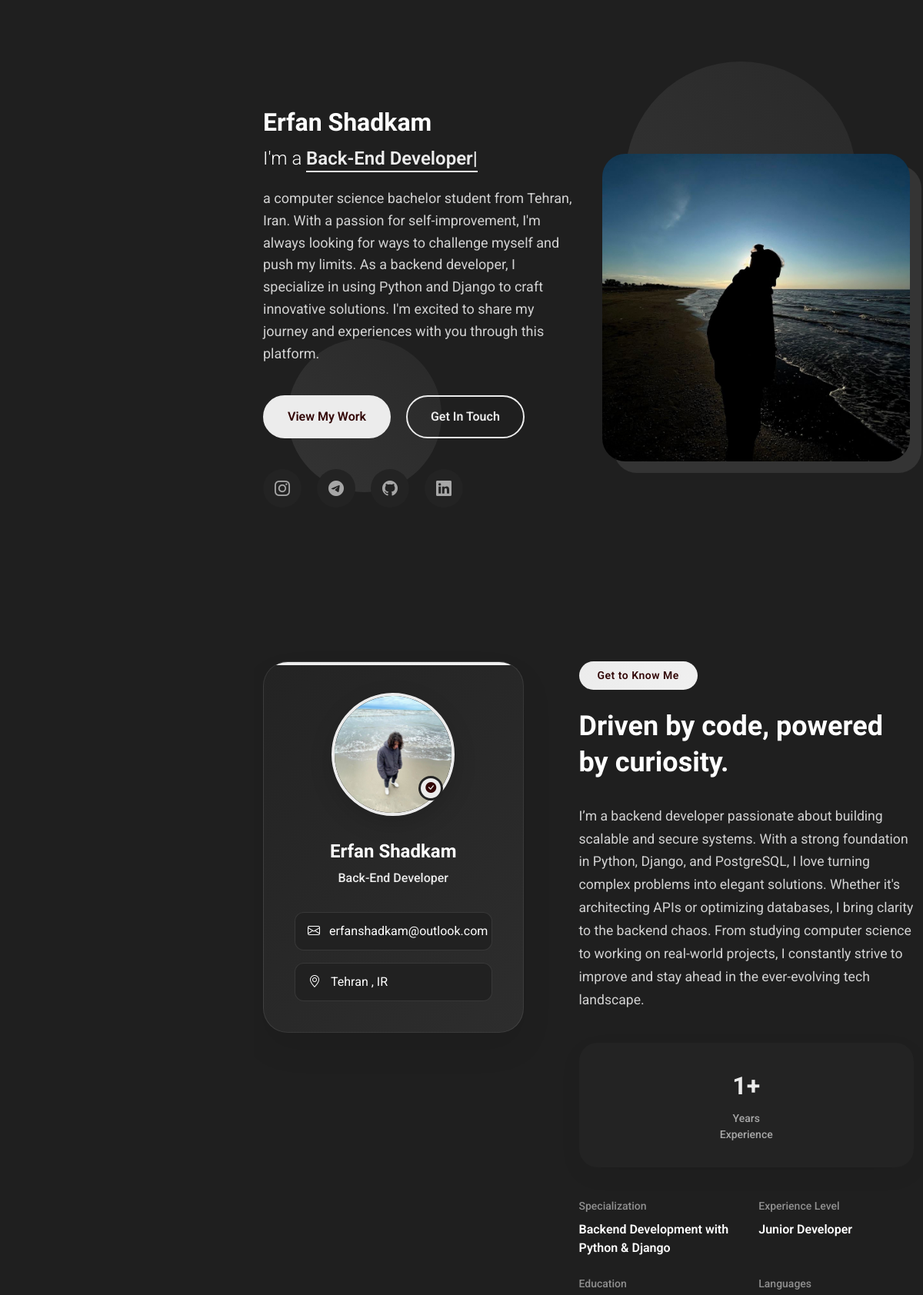
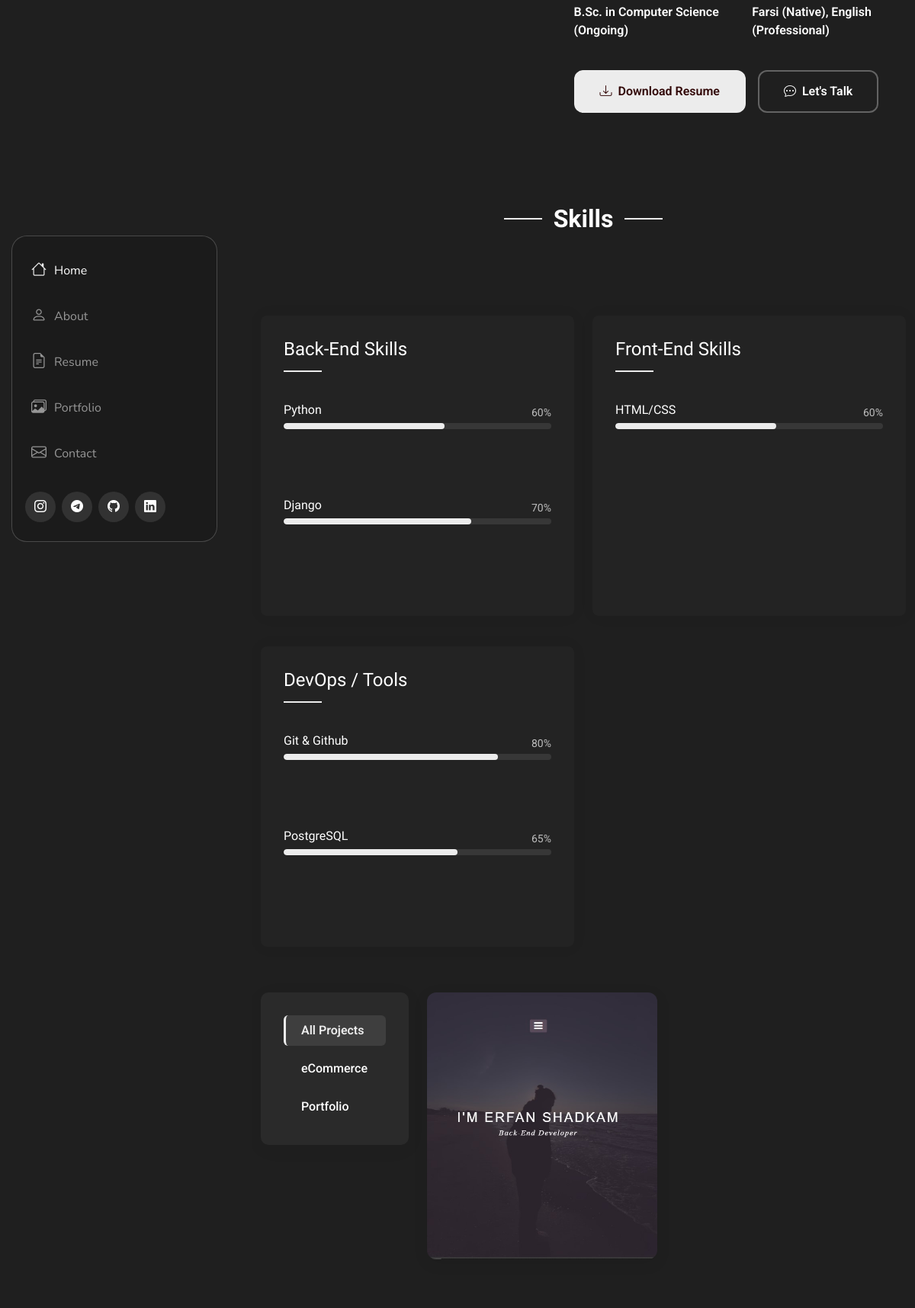
The page / (upper part) on the database its author committed (2 pictures, top to bottom).
### home/models.py (models this page shows, shortened)
class Profile(models.Model):
    favicon = models.ImageField(upload_to='favicons', blank=True)
    EXPERIENCE_LEVEL_CHOICES = [
        ('intern', 'Intern'),
        ('junior', 'Junior Developer'),
        ('mid', 'Mid-Level Developer'),
        ('senior', 'Senior Developer'),
        ('lead', 'Tech Lead'),
    ]
    name = models.CharField(max_length=100)
    description = models.TextField(blank=True)
    jobs = models.ManyToManyField(Job, blank=True)
    profile_pic = models.ImageField(upload_to='profile_pics', blank=True)
    email = models.EmailField(blank=True)
    instagram_link = models.URLField(blank=True)
    telegram_link = models.URLField(blank=True)
    linkedin_link = models.URLField(blank=True)
    github_link = models.URLField(blank=True)
    about_profile_pic = models.ImageField(upload_to='profile_pics', blank=True)
    about_title = models.CharField(max_length=100, blank=True)
    about_text = models.TextField(blank=True)
    location = models.CharField(max_length=100, blank=True)
    experience_level = models.CharField(
        max_length=10,
        choices=EXPERIENCE_LEVEL_CHOICES,
        default='junior',
        verbose_name='Experience Level'
    )
    about_Specialization = models.CharField(max_length=100, blank=True)
    about_Education = models.CharField(max_length=100, blank=True)
    about_Languages = models.CharField(max_length=100, blank=True)
    resume_link = models.URLField(blank=True)
    resume_professional_summary = models.TextField(blank=True)

class Job(models.Model):
    title = models.CharField(max_length=100)

class SkillBox(models.Model):
    title = models.CharField(max_length=200)

class Skill(models.Model):
    skill_box = models.ForeignKey(SkillBox, on_delete=models.CASCADE, related_name='skills')
    name = models.CharField(max_length=100)
    percent = models.PositiveIntegerField()
    description = models.TextField(blank=True)

class PortfolioCategory(models.Model):
    name = models.CharField(max_length=100)

class Portfolio(models.Model):
    profile = models.ForeignKey(Profile, on_delete=models.CASCADE, related_name='portfolios')
    title = models.CharField(max_length=255)
    description = models.TextField()
    created = models.DateField(auto_now_add=True)
    updated = models.DateTimeField(auto_now=True)
    github_link = models.URLField(blank=True)
    preview_link = models.URLField(null=True, blank=True)
    image = models.ImageField(null=True, blank=True, upload_to="resume_assets/img")
    def __str__(self):
        return f"{self.title}"
    class PortfolioCategory(models.Model):
        name = models.CharField(max_length=100)
        description = models.TextField(blank=True, null=True)

### home/views.py (the view)
# urls.py: 2. Add a URL to urlpatterns:  path('', views.home, name='home')
def home(request):
    profile = Profile.objects.prefetch_related('jobs').first()
    skillboxes = SkillBox.objects.prefetch_related('skills').all()
    experiences = Experience.objects.filter(profile=profile)
    educations = profile.Educations.all()
    certifications = profile.Certifications.all()
    portfolio_cat = PortfolioCategory.objects.prefetch_related('portfolios').all()
    portfolios = Portfolio.objects.select_related('category').all()
    return render(request, 'home/index.html', {
        'profile': profile,
        'skillboxes': skillboxes,
        'experiences': experiences,
        'educations': educations,
        'certifications': certifications,
        'portfolio_cat': portfolio_cat,
        'portfolios': portfolios,
    })

### templates/home/index.html (shortened to what this page needs)
{% load static %}
<!DOCTYPE html>
<html lang="en">
<head>
    {% include 'home/include/header.html' %}
</head>
<body class="index-page">
<header id="header" class="header dark-background d-flex flex-column justify-content-center">
    <div class="header-container d-flex flex-column align-items-start">
        <nav id="navmenu" class="navmenu">
            <ul>
                <li><a href="#hero" class="active"><i class="bi bi-house navicon"></i>Home</a></li>
                <li><a href="#about"><i class="bi bi-person navicon"></i> About</a></li>
                <li><a href="#resume"><i class="bi bi-file-earmark-text navicon"></i> Resume</a></li>
                <li><a href="#portfolio"><i class="bi bi-images navicon"></i> Portfolio</a></li>
                <li><a href="#contact"><i class="bi bi-envelope navicon"></i> Contact</a></li>
            </ul>
        </nav>
        <div class="social-links text-center">
            <a href="{{profile.instagram_link}}"><i class="bi bi-instagram"></i></a>
            <a href="{{profile.telegram_link}}"><i class="bi bi-telegram"></i></a>
            <a href="{{profile.github_link}}"><i class="bi bi-github"></i></a>
            <a href="{{profile.linkedin_link}}"><i class="bi bi-linkedin"></i></a>
        </div>
    </div>
</header>
<main class="main">
    <section id="hero" class="hero section">
        <div class="background-elements">
        </div>
        <div class="hero-content">
            <div class="container">
                <div class="row align-items-center">
                    <div class="col-lg-6" data-aos="fade-right" data-aos-delay="100">
                        <div class="hero-text">
                            <h2>{{ profile.name }}</h2>
                            <p class="lead">
                                I'm a <span class="typed"
                                            data-typed-items="{% for job in profile.jobs.all %}{{ job.title }}{% if not forloop.last %}, {% endif %}{% endfor %}"></span>
                            </p>
                            <p class="description">{{ profile.description }}</p>
                            <div class="hero-actions">
                                <a href="#portfolio" class="btn btn-primary">View My Work</a>
                                <a href="#contact" class="btn btn-outline">Get In Touch</a>
                            </div>
                            <div class="social-links">
                                <a href="{{profile.instagram_link}}"><i class="bi bi-instagram"></i></a>
                                <a href="{{profile.telegram_link}}"><i class="bi bi-telegram"></i></a>
                                <a href="{{profile.github_link}}"><i class="bi bi-github"></i></a>
                                <a href="{{profile.linkedin_link}}"><i class="bi bi-linkedin"></i></a>
                            </div>
                        </div>
                    </div>
                    <div class="col-lg-6" data-aos="fade-left" data-aos-delay="200">
                        <div class="hero-visual">
                            <div class="profile-container">
                                {% if profile.profile_pic %}
                                <img src="{{ profile.profile_pic.url }}" alt="{{ profile.name }}" class="profile-image">
                                {% endif %}
                            </div>
                        </div>
                    </div>
                </div>
            </div>
        </div>
    </section>
    <section id="about" class="about section">
        <div class="container" data-aos="fade-up" data-aos-delay="100">
            <div class="row">
                <div class="col-lg-5" data-aos="zoom-in" data-aos-delay="200">
                    <div class="profile-card">
                        <div class="profile-header">
                            <div class="profile-image">
                                <img src="{{profile.about_profile_pic.url}}" alt="{{ profile.name }}" class="img-fluid">
                            </div>
                            <div class="profile-badge">
                                <i class="bi bi-check-circle-fill"></i>
                            </div>
                        </div>
                        <div class="profile-content">
                            <h3>{{ profile.name }}</h3>
                            <p class="profession">{{profile.jobs.all.0.title}}</p>
                            <div class="contact-links">
                                <a href="{{profile.email}}" class="contact-item">
                                    <i class="bi bi-envelope"></i>
                                    {{ profile.email }}
                                </a>
                                <a href="#" class="contact-item">
                                    <i class="bi bi-geo-alt"></i>
                                    {{ profile.location }}
                                </a>
                            </div>
                        </div>
                    </div>
                </div>
                <div class="col-lg-7" data-aos="fade-left" data-aos-delay="300">
                    <div class="about-content">
                        <div class="section-header">
                            <span class="badge-text">Get to Know Me</span>
                            <h2>{{ profile.about_title }}</h2>
                        </div>
                        <div class="description">
                            <p>{{ profile.about_text }}</p>
                        </div>
                        <div class="stats-grid">
                            <div class="stat-item">
                            </div>
                            <div class="stat-item">
                                <div class="stat-number">1+</div>
                                <div class="stat-label">Years Experience</div>
                            </div>
                            <div class="stat-item">
                            </div>
                        </div>
                        <div class="details-grid">
                            <div class="detail-row">
                                <div class="detail-item">
                                    <span class="detail-label">Specialization</span>
                                    <span class="detail-value">{{ profile.about_Specialization }}</span>
                                </div>
                                <div class="detail-item">
                                    <span class="detail-label">Experience Level</span>
                                    <span class="detail-value">{{ profile.get_experience_level_display }}</span>
                                </div>
                            </div>
                            <div class="detail-row">
                                <div class="detail-item">
                                    <span class="detail-label">Education</span>
                                    <span class="detail-value">{{profile.about_Education}}</span>
                                </div>
                                <div class="detail-item">
                                    <span class="detail-label">Languages</span>
                                    <span class="detail-value">{{ profile.about_Languages }}</span>
                                </div>
                            </div>
                        </div>
                        <div class="cta-section">
                            <a href="{{profile.resume_link}}" class="btn btn-primary" target="_blank">
                                <i class="bi bi-download"></i>
                                Download Resume
                            </a>
                            <a href="{{profile.telegram_link}}" class="btn btn-outline" target="_blank">
                                <i class="bi bi-chat-dots"></i>
                                Let's Talk
                            </a>
                        </div>
                    </div>
                </div>
            </div>
        </div>
    </section>
    <section id="skills" class="skills section">
        <div class="container section-title" data-aos="fade-up">
            <h2>Skills</h2>
        </div>
        <div class="container" data-aos="fade-up" data-aos-delay="100">
            <div class="row">
                {% for skill_box in skillboxes %}
                <div class="col-lg-6" style="
    margin-bottom: 40px;">
                    <div class="skills-category" data-aos="fade-up" data-aos-delay="{{ forloop.counter0|add:'200' }}">
                        <h3>{{ skill_box.title }}</h3>
                        <div class="skills-animation">
                            {% for skill in skill_box.skills.all %}
                            <div class="skill-item">
                                <div class="d-flex justify-content-between align-items-center">
                                    <h4>{{ skill.name }}</h4>
                                    <span class="skill-percentage">{{ skill.percent }}%</span>
                                </div>
                                <div class="progress">
                                    <div class="progress-bar" role="progressbar" aria-valuenow="{{ skill.percent }}"
                                         aria-valuemin="0" aria-valuemax="100"
                                         style="width: {{ skill.percent }}%;"></div>
                                </div>
                            </div>
                            {% endfor %}
                        </div>
                    </div>
                </div>
                {% endfor %}
            </div>
        </div>
        <section id="portfolio" class="portfolio section">
            <div class="container" data-aos="fade-up" data-aos-delay="100">
                <div class="isotope-layout" data-default-filter="*" data-layout="masonry" data-sort="original-order">
                    <div class="row">
                        <div class="col-lg-3 filter-sidebar">
                            <div class="filters-wrapper" data-aos="fade-right" data-aos-delay="150">
                                <ul class="portfolio-filters isotope-filters">
                                    <li data-filter="*" class="filter-active">All Projects</li>
                                    {% for category in portfolio_cat %}
                                    <li data-filter=".filter-{{ category.name|slugify }}">{{ category.name }}</li>
                                    {% endfor %}
                                </ul>
                            </div>
                        </div>
                        <div class="col-lg-9">
                            <div class="row gy-4 portfolio-container isotope-container" data-aos="fade-up"
                                 data-aos-delay="200">
                                {% for project in portfolios %}
                                <div class="col-lg-6 col-md-6 portfolio-item isotope-item filter-{{ project.category.name|slugify }}">
                                    <div class="portfolio-wrap">
                                        <img src="{{ project.image.url }}" class="img-fluid" alt="{{ project.title }}"
                                             loading="lazy">
                                    </div>
                                </div>
                                {% endfor %}
                            </div>
                        </div>
                    </div>
                </div>
            </div>
        </section>
</main>
</body>
</html>

### rows shown on the page
Profile: name "Erfan Shadkam", description "a computer science bachelor student from Tehran, Iran. With a passion for self-improvement, I'm always looking for ways to challenge myself and push my limits. As a backend developer, I specialize in using Python and Django to craft innovative solutions. I'm excited to share my journey and experiences with you through this platform.", profile_pic (picture), about_profile_pic (picture), jobs.all.0 "Back-End Developer", email "erfanshadkam@outlook.com", location "Tehran , IR", about_title "Driven by code, powered by curiosity.", about_text "I’m a backend developer passionate about building scalable and secure systems. With a strong foundation in Python, Django, and PostgreSQL, I love turning complex problems into elegant solutions. Whether it's architecting APIs or optimizing databases, I bring clarity to the backend chaos. From studying computer science to working on real-world projects, I constantly strive to improve and stay ahead in the ever-evolving tech landscape.", about_Specialization "Backend Development with Python & Django", experience_level "Junior Developer", about_Education "B.Sc. in Computer Science (Ongoing)", about_Languages "Farsi (Native), English (Professional)"
SkillBox: title "Back-End Skills"
Skill: name "Python", percent "60"
Skill: name "Django", percent "70"
SkillBox: title "Front-End Skills"
Skill: name "HTML/CSS", percent "60"
SkillBox: title "DevOps / Tools"
Skill: name "Git & Github", percent "80"
Skill: name "PostgreSQL", percent "65"
PortfolioCategory: name "eCommerce"
PortfolioCategory: name "Portfolio"
Portfolio: image (picture)
